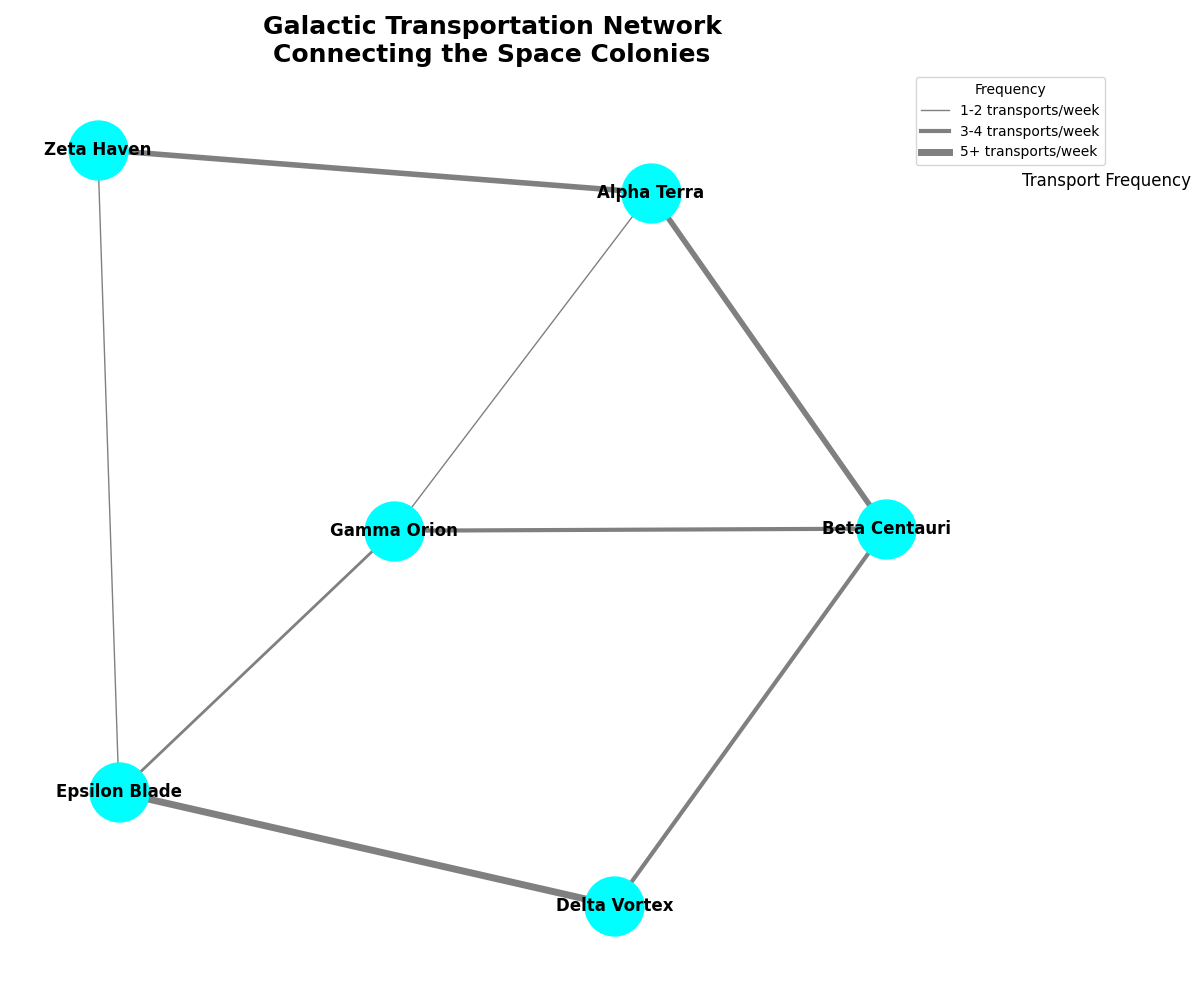

The Python source for this figure:
import matplotlib.pyplot as plt
import networkx as nx

colonies = ['Alpha Terra', 'Beta Centauri', 'Gamma Orion', 'Delta Vortex', 'Epsilon Blade', 'Zeta Haven']

# Routes with altered transport frequencies
routes = {
    ('Alpha Terra', 'Beta Centauri'): 4,  # Altered
    ('Alpha Terra', 'Gamma Orion'): 1,   # Altered
    ('Beta Centauri', 'Delta Vortex'): 3,  # Altered
    ('Gamma Orion', 'Epsilon Blade'): 2,  # Altered
    ('Delta Vortex', 'Epsilon Blade'): 5,
    ('Epsilon Blade', 'Zeta Haven'): 1,  # Altered
    ('Zeta Haven', 'Alpha Terra'): 4,  # Altered
    ('Beta Centauri', 'Gamma Orion'): 3   # Altered
}

G = nx.Graph()
G.add_nodes_from(colonies)
for (colony1, colony2), frequency in routes.items():
    G.add_edge(colony1, colony2, weight=frequency)

plt.figure(figsize=(12, 10))
pos = nx.spring_layout(G, seed=24)

nx.draw_networkx_nodes(G, pos, node_color='cyan', node_size=1800)
nx.draw_networkx_edges(
    G, pos,
    width=[G[u][v]['weight'] for u, v in G.edges()],
    edge_color='grey'
)
nx.draw_networkx_labels(G, pos, font_size=12, font_weight='bold', font_family='sans-serif')

plt.title('Galactic Transportation Network\nConnecting the Space Colonies', fontsize=18, fontweight='bold')

plt.text(1.1, 0.85, 'Transport Frequency', fontsize=12, ha='right')
plt.plot([], [], color='grey', linewidth=1, label='1-2 transports/week')
plt.plot([], [], color='grey', linewidth=3, label='3-4 transports/week')
plt.plot([], [], color='grey', linewidth=5, label='5+ transports/week')
plt.legend(title='Frequency', bbox_to_anchor=(1.15, 1))

plt.axis('off')
plt.tight_layout()
plt.show()
